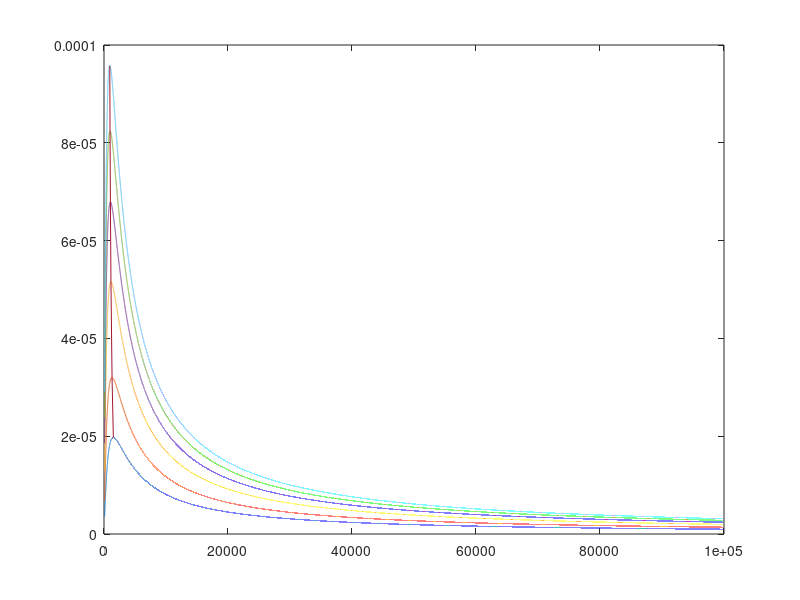

The MATLAB script that drew this image:
%% Initialization
A=500; %factor between reverse current and induced force/mvt
K=0.1; %wind to mvt factor
r1=300; %internal resistance

U=[1 2 4 6 8 10];% wind speed
R=100:100000;
%MPPT=zeros(2,6);

for i=1:length(U)
    
V=(sqrt(K*sqrt(U(i))+A^2./(4*(R+r1).^2))-A./(2*(R+r1)))./(R+r1).*R;
I=(sqrt(K*sqrt(U(i))+A^2./(4*(R+r1).^2))-A./(2*(R+r1)))./(R+r1);
P=V.*I;
plot(R,P);
hold on
[mx,idx]=max(P);
MPPT(1,i)=R(idx);
MPPT(2,i)=mx;

end

 plot(MPPT(1,:),MPPT(2,:))